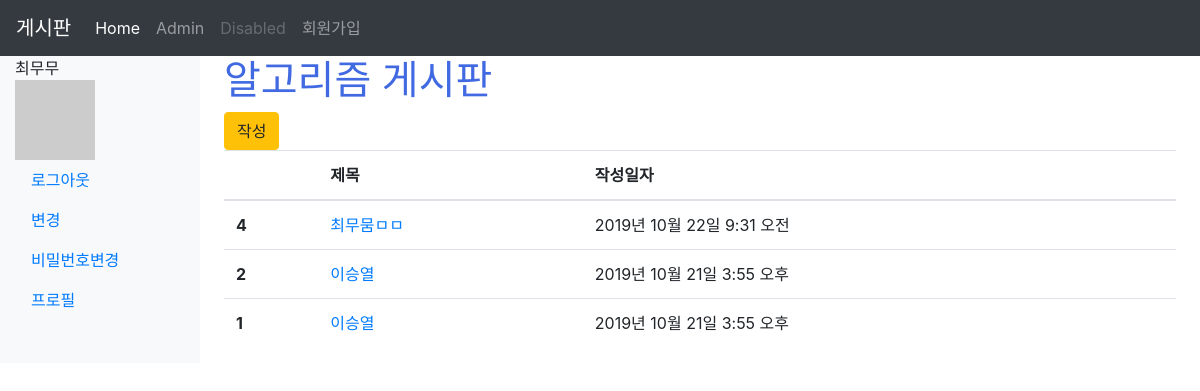
/articles/ (signed in), run on an earlier commit of the app's database.
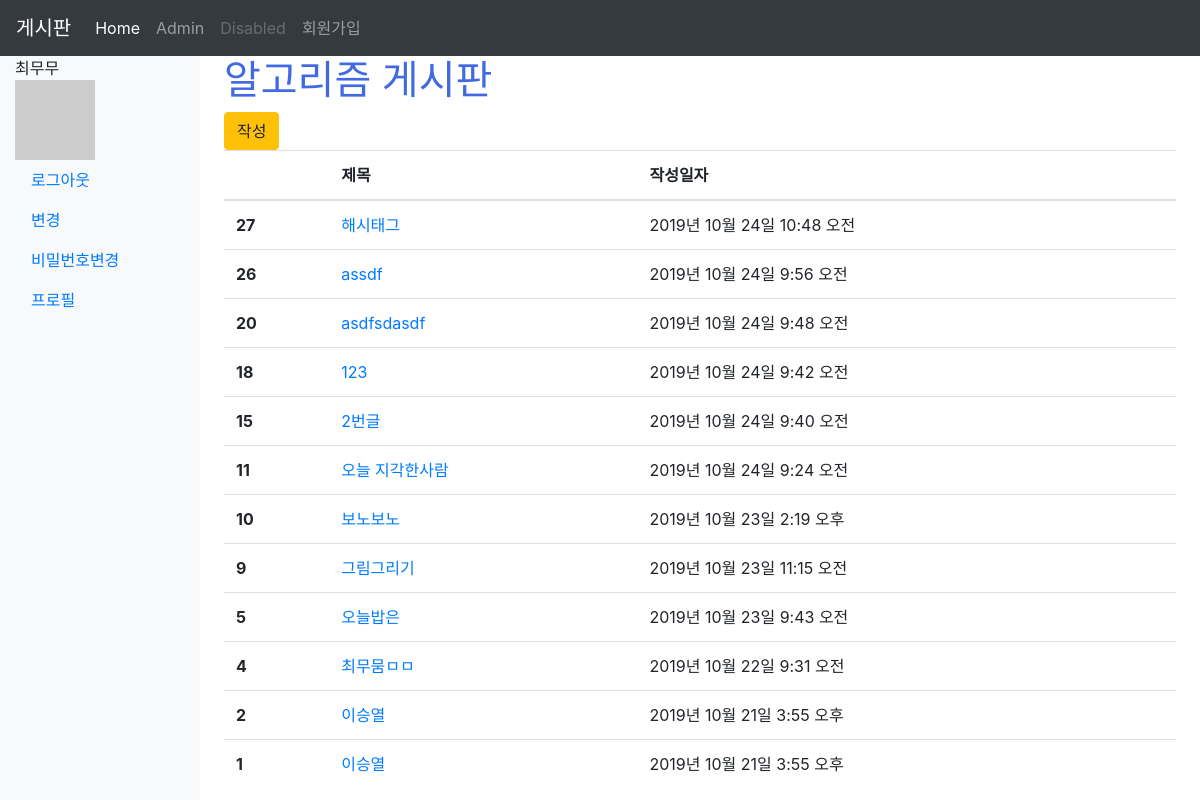
And on a later commit of the database.
### articles/models.py (models this page shows, shortened)
class Article(models.Model):
    title = models.CharField(max_length=10)
    content = models.TextField()
    image = models.ImageField(blank=True)
    image_thumbnail = ImageSpecField(
        processors=[ResizeToFill(300,300)],
        format='JPEG',
        options={'quality':80}
    )
    created_at = models.DateTimeField(auto_now_add=True)
    updated_at = models.DateTimeField(auto_now=True)
    user = models.ForeignKey(settings.AUTH_USER_MODEL, on_delete=models.CASCADE)
    like_users = models.ManyToManyField(
        settings.AUTH_USER_MODEL,
        related_name='like_articles',
        blank=True
        )
    hashtags = models.ManyToManyField(HashTag,blank=True)

### articles/views.py (the view)
# urls.py: path('',views.index, name='index'),
def index(request):
    articles = Article.objects.order_by('-id')
    context = {
        'articles' : articles
    }
    return render(request, 'articles/index.html',context)

### articles/templatetags/gravatar.py (called while the page is built)
@register.filter
def makehash(user):
    social_user = user.socialaccount_set.all().first()
    if social_user:
        return social_user.extra_data.get('kakao_account').get('profile').get('thumbnail_image_url')
    else:
        email = user.email
        return 'https://www.gravatar.com/avatar/' + hashlib.md5(email.strip().lower().encode('utf-8')).hexdigest()

### articles/templates/articles/index.html (shortened to what this page needs)
{% extends 'articles/base.html' %}
{% load static %}
{% block css %}
<link rel="stylesheet" href="{% static 'articles/style.css' %}">
{% endblock %}
{% block body %}
<div>
  <div>
    <h1 class='title'>알고리즘 게시판</h1>
  </div>
  {% if request.user.is_authenticated %}
    <a href=" {% url 'articles:create' %}">
<button type="button" class="btn btn-warning">작성</button>
    </a>
  {% endif %}
</div>
<table class="table">
  <thead>
    <tr>
      <th scope="col"></th>
      <th scope="col">제목</th>
      <th scope="col">작성일자</th>
    </tr>
  </thead>
  <tbody>
    {% for article in articles %}
    <tr>
      <th scope="row">{{ article.id }}</th>
      <td>
        <a href="{% url 'articles:detail' article.pk %}">
          {{ article.title }}</td>
      <td>{{ article.created_at}}</td>
    </tr>
    {% endfor %}
  </tbody>
</table>
{% endblock %}

What changed in the data, as far as the page shows it:
added Article: id "27", title "해시태그", created_at "2019년 10월 24일 10:48 오전"
added Article: id "26", title "assdf", created_at "2019년 10월 24일 9:56 오전"
added Article: id "20", title "asdfsdasdf", created_at "2019년 10월 24일 9:48 오전"
added Article: id "18", title "123", created_at "2019년 10월 24일 9:42 오전"
added Article: id "15", title "2번글", created_at "2019년 10월 24일 9:40 오전"
added Article: id "11", title "오늘 지각한사람", created_at "2019년 10월 24일 9:24 오전"
added Article: id "10", title "보노보노", created_at "2019년 10월 23일 2:19 오후"
added Article: id "9", title "그림그리기", created_at "2019년 10월 23일 11:15 오전"
added Article: id "5", title "오늘밥은", created_at "2019년 10월 23일 9:43 오전"
